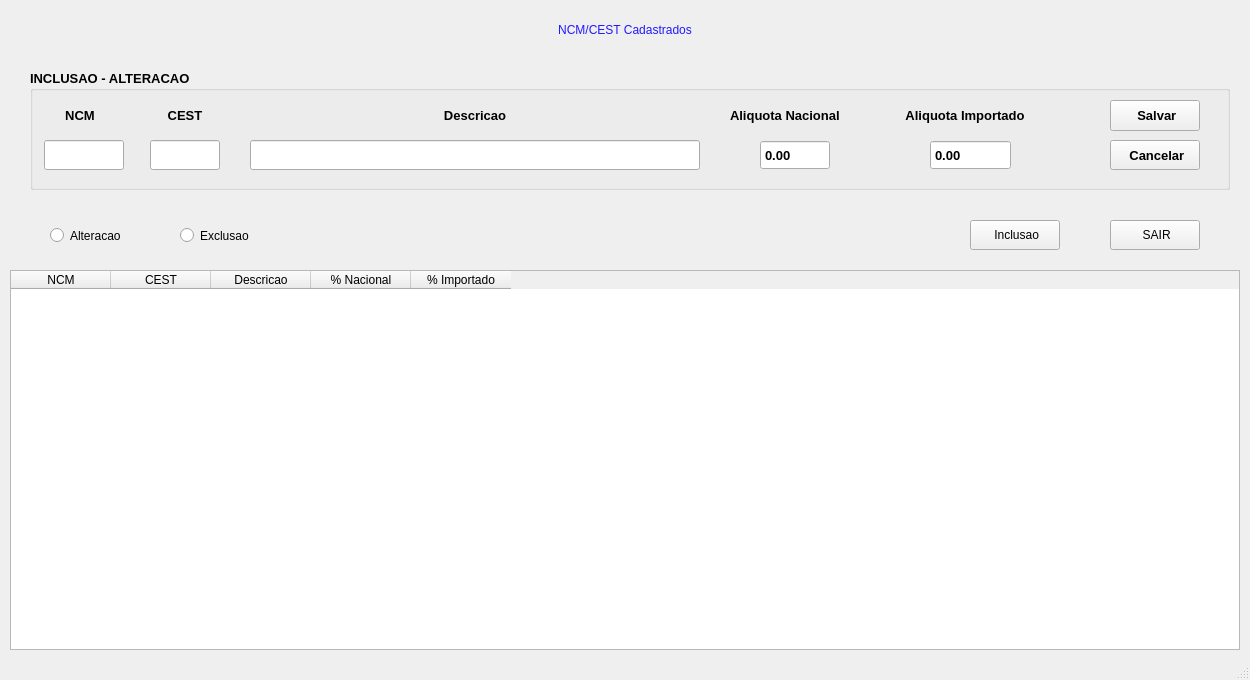
<?xml version="1.0" encoding="UTF-8"?>
<ui version="4.0">
 <class>MainWindow</class>
 <widget class="QMainWindow" name="MainWindow">
  <property name="geometry">
   <rect>
    <x>0</x>
    <y>0</y>
    <width>1250</width>
    <height>680</height>
   </rect>
  </property>
  <property name="windowTitle">
   <string>MainWindow</string>
  </property>
  <property name="styleSheet">
   <string notr="true"/>
  </property>
  <widget class="QWidget" name="centralwidget">
   <widget class="QTableWidget" name="tableWidget">
    <property name="geometry">
     <rect>
      <x>10</x>
      <y>270</y>
      <width>1230</width>
      <height>380</height>
     </rect>
    </property>
    <property name="styleSheet">
     <string notr="true"/>
    </property>
    <attribute name="horizontalHeaderVisible">
     <bool>true</bool>
    </attribute>
    <attribute name="horizontalHeaderCascadingSectionResizes">
     <bool>false</bool>
    </attribute>
    <attribute name="verticalHeaderCascadingSectionResizes">
     <bool>true</bool>
    </attribute>
    <column>
     <property name="text">
      <string notr="true">NCM</string>
     </property>
    </column>
    <column>
     <property name="text">
      <string>CEST</string>
     </property>
    </column>
    <column>
     <property name="text">
      <string>Descricao</string>
     </property>
    </column>
    <column>
     <property name="text">
      <string>% Nacional</string>
     </property>
    </column>
    <column>
     <property name="text">
      <string>% Importado</string>
     </property>
    </column>
   </widget>
   <widget class="QLabel" name="label">
    <property name="geometry">
     <rect>
      <x>400</x>
      <y>10</y>
      <width>450</width>
      <height>40</height>
     </rect>
    </property>
    <property name="styleSheet">
     <string notr="true">border-color: rgb(132, 168, 163);
color: rgb(33, 25, 255);
font: 87 16pt &quot;Arial Black&quot;;</string>
    </property>
    <property name="text">
     <string>NCM/CEST Cadastrados</string>
    </property>
    <property name="alignment">
     <set>Qt::AlignCenter</set>
    </property>
   </widget>
   <widget class="QGroupBox" name="groupBox">
    <property name="geometry">
     <rect>
      <x>30</x>
      <y>70</y>
      <width>1200</width>
      <height>120</height>
     </rect>
    </property>
    <property name="font">
     <font>
      <family>Arial</family>
      <pointsize>10</pointsize>
      <italic>false</italic>
      <bold>true</bold>
     </font>
    </property>
    <property name="styleSheet">
     <string notr="true"/>
    </property>
    <property name="title">
     <string>INCLUSAO - ALTERACAO</string>
    </property>
    <widget class="QLabel" name="label_2">
     <property name="geometry">
      <rect>
       <x>10</x>
       <y>30</y>
       <width>80</width>
       <height>30</height>
      </rect>
     </property>
     <property name="styleSheet">
      <string notr="true"/>
     </property>
     <property name="text">
      <string>NCM</string>
     </property>
     <property name="alignment">
      <set>Qt::AlignCenter</set>
     </property>
    </widget>
    <widget class="QLineEdit" name="mcodigo">
     <property name="geometry">
      <rect>
       <x>14</x>
       <y>70</y>
       <width>80</width>
       <height>30</height>
      </rect>
     </property>
     <property name="styleSheet">
      <string notr="true"/>
     </property>
     <property name="maxLength">
      <number>8</number>
     </property>
    </widget>
    <widget class="QLabel" name="label_6">
     <property name="geometry">
      <rect>
       <x>860</x>
       <y>30</y>
       <width>150</width>
       <height>30</height>
      </rect>
     </property>
     <property name="styleSheet">
      <string notr="true"/>
     </property>
     <property name="text">
      <string>Aliquota Importado</string>
     </property>
     <property name="alignment">
      <set>Qt::AlignCenter</set>
     </property>
    </widget>
    <widget class="QLabel" name="label_3">
     <property name="geometry">
      <rect>
       <x>120</x>
       <y>30</y>
       <width>70</width>
       <height>30</height>
      </rect>
     </property>
     <property name="styleSheet">
      <string notr="true"/>
     </property>
     <property name="text">
      <string>CEST</string>
     </property>
     <property name="alignment">
      <set>Qt::AlignCenter</set>
     </property>
    </widget>
    <widget class="QLabel" name="label_5">
     <property name="geometry">
      <rect>
       <x>700</x>
       <y>30</y>
       <width>130</width>
       <height>30</height>
      </rect>
     </property>
     <property name="styleSheet">
      <string notr="true"/>
     </property>
     <property name="text">
      <string>Aliquota Nacional</string>
     </property>
    </widget>
    <widget class="QLineEdit" name="mcest">
     <property name="geometry">
      <rect>
       <x>120</x>
       <y>70</y>
       <width>70</width>
       <height>30</height>
      </rect>
     </property>
     <property name="styleSheet">
      <string notr="true"/>
     </property>
     <property name="maxLength">
      <number>7</number>
     </property>
    </widget>
    <widget class="QLabel" name="label_4">
     <property name="geometry">
      <rect>
       <x>220</x>
       <y>30</y>
       <width>450</width>
       <height>30</height>
      </rect>
     </property>
     <property name="styleSheet">
      <string notr="true"/>
     </property>
     <property name="text">
      <string>Descricao</string>
     </property>
     <property name="alignment">
      <set>Qt::AlignCenter</set>
     </property>
    </widget>
    <widget class="QPushButton" name="bt_salvar">
     <property name="geometry">
      <rect>
       <x>1080</x>
       <y>30</y>
       <width>90</width>
       <height>31</height>
      </rect>
     </property>
     <property name="whatsThis">
      <string>&lt;html&gt;&lt;head/&gt;&lt;body&gt;&lt;p&gt;file:///C:/Users/mebbc/OneDrive/Imagens/salvar.qrc.png&lt;/p&gt;&lt;/body&gt;&lt;/html&gt;</string>
     </property>
     <property name="styleSheet">
      <string notr="true"/>
     </property>
     <property name="text">
      <string> Salvar</string>
     </property>
     <property name="icon">
      <iconset>
       <normaloff>SALVAR.png</normaloff>SALVAR.png</iconset>
     </property>
    </widget>
    <widget class="QPushButton" name="bt_cancelar">
     <property name="geometry">
      <rect>
       <x>1080</x>
       <y>70</y>
       <width>90</width>
       <height>30</height>
      </rect>
     </property>
     <property name="styleSheet">
      <string notr="true"/>
     </property>
     <property name="text">
      <string> Cancelar</string>
     </property>
     <property name="icon">
      <iconset>
       <normaloff>SAIR.png</normaloff>SAIR.png</iconset>
     </property>
    </widget>
    <widget class="QDoubleSpinBox" name="doubleSpinBox">
     <property name="geometry">
      <rect>
       <x>730</x>
       <y>70</y>
       <width>70</width>
       <height>30</height>
      </rect>
     </property>
     <property name="styleSheet">
      <string notr="true"/>
     </property>
     <property name="buttonSymbols">
      <enum>QAbstractSpinBox::NoButtons</enum>
     </property>
    </widget>
    <widget class="QDoubleSpinBox" name="doubleSpinBox_2">
     <property name="geometry">
      <rect>
       <x>900</x>
       <y>70</y>
       <width>81</width>
       <height>30</height>
      </rect>
     </property>
     <property name="styleSheet">
      <string notr="true"/>
     </property>
     <property name="buttonSymbols">
      <enum>QAbstractSpinBox::NoButtons</enum>
     </property>
    </widget>
    <widget class="QLineEdit" name="mdescri">
     <property name="geometry">
      <rect>
       <x>220</x>
       <y>70</y>
       <width>450</width>
       <height>30</height>
      </rect>
     </property>
     <property name="styleSheet">
      <string notr="true"/>
     </property>
     <property name="maxLength">
      <number>50</number>
     </property>
    </widget>
   </widget>
   <widget class="QRadioButton" name="rb_exclusao">
    <property name="geometry">
     <rect>
      <x>180</x>
      <y>220</y>
      <width>100</width>
      <height>31</height>
     </rect>
    </property>
    <property name="styleSheet">
     <string notr="true"/>
    </property>
    <property name="text">
     <string>Exclusao</string>
    </property>
   </widget>
   <widget class="QPushButton" name="bt_sair">
    <property name="geometry">
     <rect>
      <x>1110</x>
      <y>220</y>
      <width>90</width>
      <height>30</height>
     </rect>
    </property>
    <property name="styleSheet">
     <string notr="true"/>
    </property>
    <property name="text">
     <string> SAIR</string>
    </property>
    <property name="icon">
     <iconset>
      <normaloff>SAIR.png</normaloff>SAIR.png</iconset>
    </property>
   </widget>
   <widget class="QRadioButton" name="rb_alteracao">
    <property name="geometry">
     <rect>
      <x>50</x>
      <y>220</y>
      <width>100</width>
      <height>31</height>
     </rect>
    </property>
    <property name="styleSheet">
     <string notr="true"/>
    </property>
    <property name="text">
     <string>Alteracao</string>
    </property>
   </widget>
   <widget class="QPushButton" name="bt_inclusao">
    <property name="geometry">
     <rect>
      <x>970</x>
      <y>220</y>
      <width>90</width>
      <height>30</height>
     </rect>
    </property>
    <property name="styleSheet">
     <string notr="true"/>
    </property>
    <property name="text">
     <string> Inclusao</string>
    </property>
   </widget>
  </widget>
  <widget class="QStatusBar" name="statusBar"/>
 </widget>
 <tabstops>
  <tabstop>tableWidget</tabstop>
  <tabstop>rb_alteracao</tabstop>
  <tabstop>rb_exclusao</tabstop>
  <tabstop>bt_inclusao</tabstop>
  <tabstop>bt_sair</tabstop>
  <tabstop>mcodigo</tabstop>
  <tabstop>mcest</tabstop>
  <tabstop>mdescri</tabstop>
  <tabstop>doubleSpinBox</tabstop>
  <tabstop>doubleSpinBox_2</tabstop>
  <tabstop>bt_salvar</tabstop>
  <tabstop>bt_cancelar</tabstop>
 </tabstops>
 <resources/>
 <connections/>
</ui>
